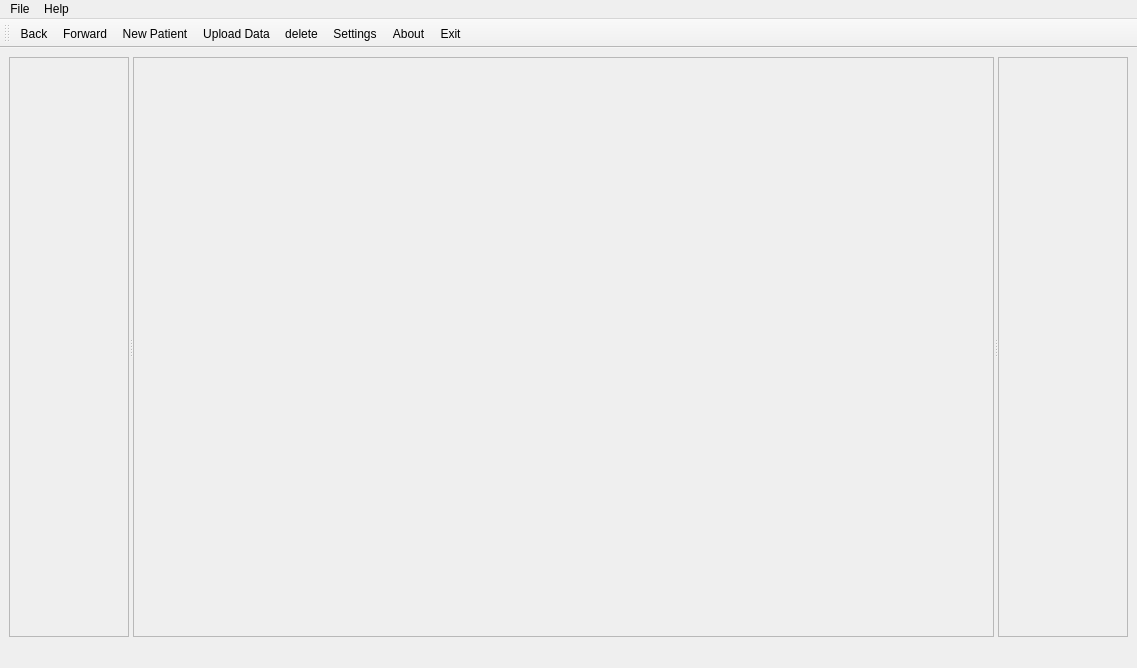
<?xml version="1.0" encoding="UTF-8"?>
<ui version="4.0">
 <class>MainWindow</class>
 <widget class="QMainWindow" name="MainWindow">
  <property name="geometry">
   <rect>
    <x>0</x>
    <y>0</y>
    <width>1137</width>
    <height>668</height>
   </rect>
  </property>
  <property name="windowTitle">
   <string>Panex</string>
  </property>
  <widget class="QWidget" name="centralwidget">
   <property name="sizePolicy">
    <sizepolicy hsizetype="Preferred" vsizetype="Preferred">
     <horstretch>0</horstretch>
     <verstretch>0</verstretch>
    </sizepolicy>
   </property>
   <layout class="QHBoxLayout" name="horizontalLayout">
    <item>
     <widget class="QSplitter" name="splitter">
      <property name="orientation">
       <enum>Qt::Horizontal</enum>
      </property>
      <widget class="QFrame" name="frame">
       <property name="sizePolicy">
        <sizepolicy hsizetype="Fixed" vsizetype="Preferred">
         <horstretch>0</horstretch>
         <verstretch>0</verstretch>
        </sizepolicy>
       </property>
       <property name="minimumSize">
        <size>
         <width>120</width>
         <height>0</height>
        </size>
       </property>
       <property name="frameShape">
        <enum>QFrame::StyledPanel</enum>
       </property>
       <property name="frameShadow">
        <enum>QFrame::Raised</enum>
       </property>
      </widget>
      <widget class="QFrame" name="frame_2">
       <property name="sizePolicy">
        <sizepolicy hsizetype="Fixed" vsizetype="Expanding">
         <horstretch>1</horstretch>
         <verstretch>0</verstretch>
        </sizepolicy>
       </property>
       <property name="frameShape">
        <enum>QFrame::StyledPanel</enum>
       </property>
       <property name="frameShadow">
        <enum>QFrame::Raised</enum>
       </property>
      </widget>
      <widget class="QFrame" name="frame_3">
       <property name="enabled">
        <bool>true</bool>
       </property>
       <property name="minimumSize">
        <size>
         <width>130</width>
         <height>0</height>
        </size>
       </property>
       <property name="frameShape">
        <enum>QFrame::StyledPanel</enum>
       </property>
       <property name="frameShadow">
        <enum>QFrame::Plain</enum>
       </property>
      </widget>
     </widget>
    </item>
   </layout>
  </widget>
  <widget class="QMenuBar" name="menubar">
   <property name="geometry">
    <rect>
     <x>0</x>
     <y>0</y>
     <width>1137</width>
     <height>22</height>
    </rect>
   </property>
   <property name="defaultUp">
    <bool>true</bool>
   </property>
   <widget class="QMenu" name="menuHelp">
    <property name="title">
     <string>Help</string>
    </property>
    <addaction name="action_About"/>
   </widget>
   <widget class="QMenu" name="menuFile">
    <property name="title">
     <string>File</string>
    </property>
    <addaction name="actionSettings_2"/>
    <addaction name="actionDo_something"/>
   </widget>
   <addaction name="menuFile"/>
   <addaction name="menuHelp"/>
  </widget>
  <widget class="QStatusBar" name="statusbar">
   <property name="styleSheet">
    <string notr="true">border-color: qlineargradient(spread:pad, x1:0, y1:0, x2:1, y2:0, stop:0 rgba(0, 0, 0, 255), stop:1 rgba(255, 255, 255, 255));</string>
   </property>
  </widget>
  <widget class="QToolBar" name="toolBar">
   <property name="windowTitle">
    <string>toolBar</string>
   </property>
   <attribute name="toolBarArea">
    <enum>TopToolBarArea</enum>
   </attribute>
   <attribute name="toolBarBreak">
    <bool>false</bool>
   </attribute>
   <addaction name="actionBack"/>
   <addaction name="actionForward"/>
   <addaction name="actionNew_Patient"/>
   <addaction name="actionUpload_Data"/>
   <addaction name="actionDelete"/>
   <addaction name="actionSettings"/>
   <addaction name="actionAbout"/>
   <addaction name="actionExit"/>
  </widget>
  <action name="actionAbout">
   <property name="icon">
    <iconset resource="../res/panexres.qrc">
     <normaloff>:/icons/Info.png</normaloff>:/icons/Info.png</iconset>
   </property>
   <property name="text">
    <string>&amp;About</string>
   </property>
  </action>
  <action name="actionExit">
   <property name="icon">
    <iconset resource="../res/panexres.qrc">
     <normaloff>:/icons/Log_Out.ico</normaloff>:/icons/Log_Out.ico</iconset>
   </property>
   <property name="text">
    <string>E&amp;xit</string>
   </property>
  </action>
  <action name="action_About">
   <property name="icon">
    <iconset resource="../res/panexres.qrc">
     <normaloff>:/icons/Info.png</normaloff>:/icons/Info.png</iconset>
   </property>
   <property name="text">
    <string>&amp;About</string>
   </property>
  </action>
  <action name="actionSettings">
   <property name="icon">
    <iconset resource="../res/panexres.qrc">
     <normaloff>:/icons/Gear.png</normaloff>:/icons/Gear.png</iconset>
   </property>
   <property name="text">
    <string>Settings</string>
   </property>
   <property name="toolTip">
    <string>Change Settings</string>
   </property>
  </action>
  <action name="actionSettings_2">
   <property name="text">
    <string>Settings...</string>
   </property>
  </action>
  <action name="actionDelete">
   <property name="icon">
    <iconset resource="../res/panexres.qrc">
     <normaloff>:/icons/Trash_Delete.png</normaloff>:/icons/Trash_Delete.png</iconset>
   </property>
   <property name="text">
    <string>delete</string>
   </property>
  </action>
  <action name="actionNew_Patient">
   <property name="icon">
    <iconset resource="../res/panexres.qrc">
     <normaloff>:/icons/Add_Symbol.png</normaloff>:/icons/Add_Symbol.png</iconset>
   </property>
   <property name="text">
    <string>New Patient</string>
   </property>
   <property name="toolTip">
    <string>New Patient</string>
   </property>
  </action>
  <action name="actionUpload_Data">
   <property name="icon">
    <iconset resource="../res/panexres.qrc">
     <normaloff>:/icons/Folder_Upload.png</normaloff>:/icons/Folder_Upload.png</iconset>
   </property>
   <property name="text">
    <string>Upload Data</string>
   </property>
   <property name="toolTip">
    <string>Upload Data</string>
   </property>
  </action>
  <action name="actionBack">
   <property name="icon">
    <iconset resource="../res/panexres.qrc">
     <normaloff>:/icons/Button_Back.png</normaloff>:/icons/Button_Back.png</iconset>
   </property>
   <property name="text">
    <string>Back</string>
   </property>
   <property name="toolTip">
    <string>Go Back</string>
   </property>
  </action>
  <action name="actionForward">
   <property name="icon">
    <iconset resource="../res/panexres.qrc">
     <normaloff>:/icons/Button_Next.png</normaloff>:/icons/Button_Next.png</iconset>
   </property>
   <property name="text">
    <string>Forward</string>
   </property>
   <property name="toolTip">
    <string>Forward</string>
   </property>
  </action>
  <action name="actionDo_something">
   <property name="text">
    <string>Do something</string>
   </property>
  </action>
 </widget>
 <resources>
  <include location="../res/panexres.qrc"/>
 </resources>
 <connections/>
</ui>
